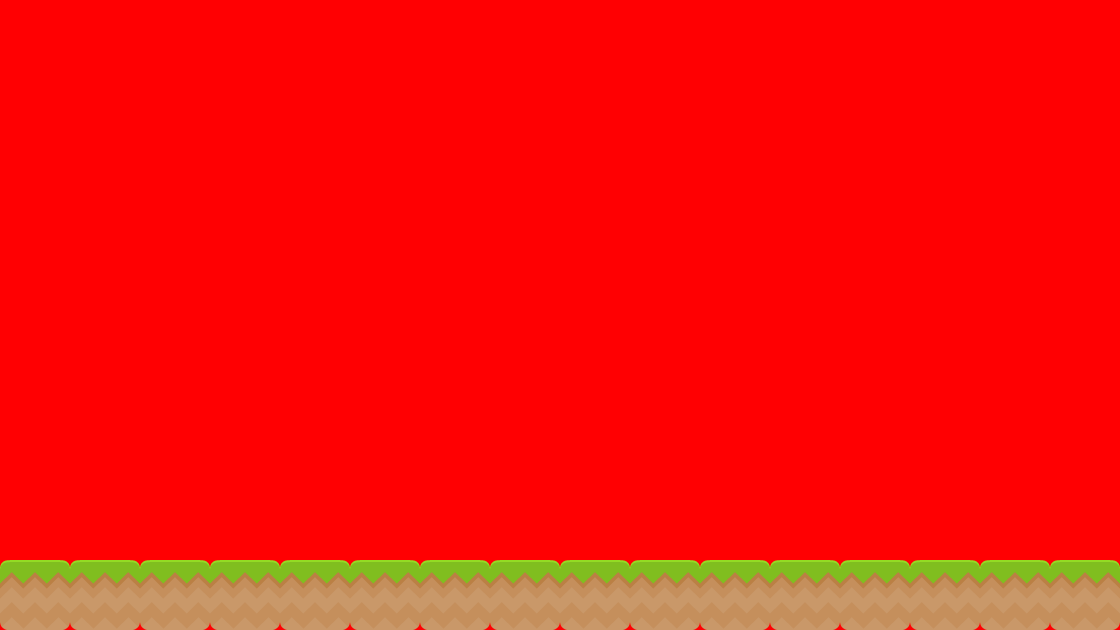

This is a level from a 2D game, rendered from its Tiled map with the project's own tilesets. A one-line summary and the map file follow, with tile-layer data summarised:
An orthogonal 16x9 tile map with 70x70 px tiles, 1 tile layer (Background color).

<map version="1.0" orientation="orthogonal" renderorder="right-down" width="16" height="9" tilewidth="70" tileheight="70" backgroundcolor="#ff0002">
 <tileset firstgid="1" name="background-tiles" tilewidth="70" tileheight="70">
  <image source="../img/background-tiles.png" width="910" height="910" />
 </tileset>
 <layer name="Background color" width="16" height="9">
  <data>[144 cells, 16 non-empty, 1 distinct tile ids]</data>
 </layer>
</map>
